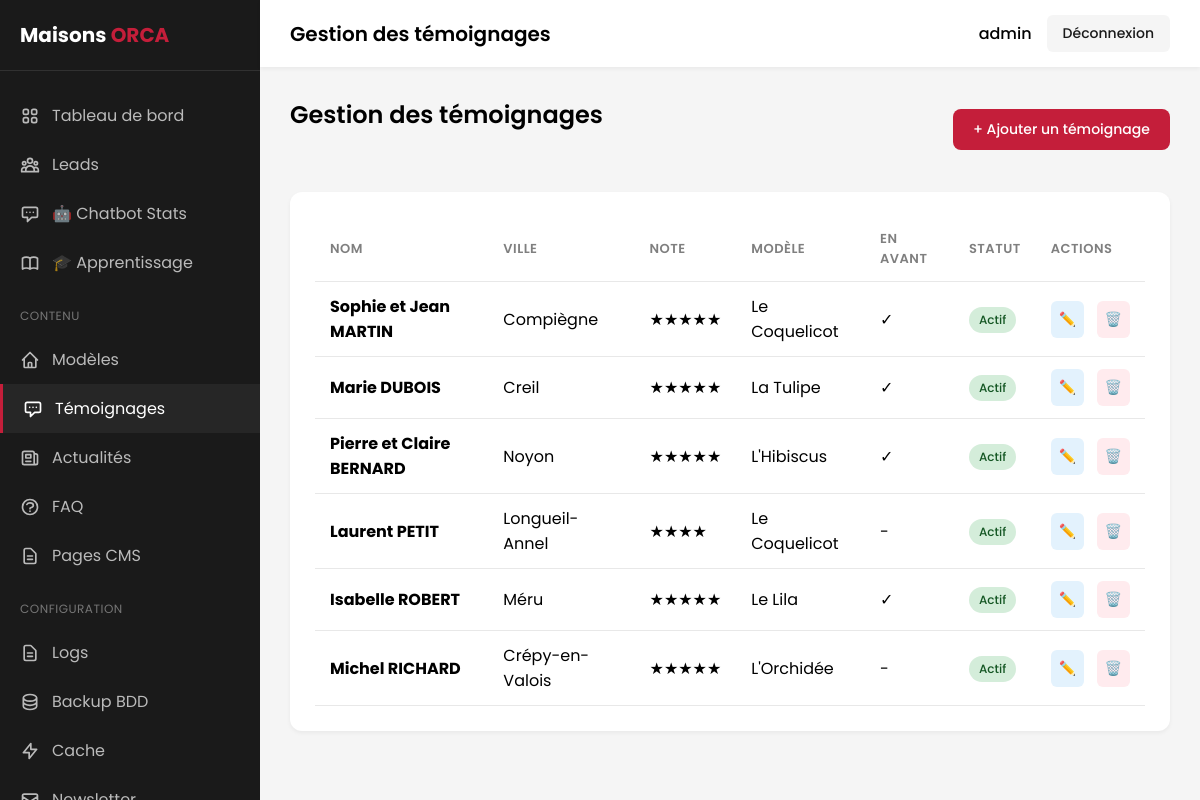
/admin/temoignages.php (signed in), run on the app's committed database.
### tables this page shows
CREATE TABLE temoignages (
    id INT PRIMARY KEY AUTO_INCREMENT,
    nom VARCHAR(100) NOT NULL,
    prenom VARCHAR(100),
    ville VARCHAR(100),
    departement VARCHAR(10),
    modele_id INT,
    note INT DEFAULT 5,
    temoignage TEXT NOT NULL,
    photo VARCHAR(255),
    is_active BOOLEAN DEFAULT TRUE,
    is_featured BOOLEAN DEFAULT FALSE,
    created_at TIMESTAMP DEFAULT CURRENT_TIMESTAMP,
    FOREIGN KEY (modele_id) REFERENCES modeles(id) ON DELETE SET NULL
);

CREATE TABLE modeles (
    id INT PRIMARY KEY AUTO_INCREMENT,
    nom VARCHAR(100) NOT NULL,
    slug VARCHAR(100) NOT NULL UNIQUE,
    slogan VARCHAR(255),
    description TEXT,
    points_forts TEXT,
    surface_habitable DECIMAL(6,2),
    surface_terrain_min DECIMAL(6,2),
    nb_chambres INT,
    nb_salles_bain INT,
    nb_etages ENUM('plain-pied', '1-etage', '2-etages') DEFAULT 'plain-pied',
    style ENUM('traditionnel', 'contemporain', 'moderne') DEFAULT 'traditionnel',
    prix_base DECIMAL(10,2),
    prix_afficher VARCHAR(50),
    chambre_rdc BOOLEAN DEFAULT FALSE,
    garage BOOLEAN DEFAULT TRUE,
    terrasse BOOLEAN DEFAULT FALSE,
    is_active BOOLEAN DEFAULT TRUE,
    is_promo BOOLEAN DEFAULT FALSE,
    ordre_affichage INT DEFAULT 0,
    image_principale VARCHAR(255),
    images_galerie JSON,
    plan_pdf VARCHAR(255),
    meta_title VARCHAR(150),
    meta_description TEXT,
    created_at TIMESTAMP DEFAULT CURRENT_TIMESTAMP,
    updated_at TIMESTAMP DEFAULT CURRENT_TIMESTAMP ON UPDATE CURRENT_TIMESTAMP
);

### admin/temoignages.php (the view, shortened to what this page needs)
<?php
require_once '../includes/config.php';
$temoignages = $pdo->query("SELECT t.*, m.nom as modele_nom FROM temoignages t LEFT JOIN modeles m ON t.modele_id = m.id ORDER BY t.created_at DESC")->fetchAll();
include 'includes/admin-header.php';
?>
<div class="admin-content">
    <div style="display: flex; justify-content: space-between; align-items: center; margin-bottom: 30px;">
        <h1 class="admin-title">Gestion des témoignages</h1>
        <a href="temoignage-edit.php" class="btn btn-primary">+ Ajouter un témoignage</a>
    </div>
    <div class="admin-section">
        <table class="admin-table">
            <thead>
                <tr>
                    <th>Nom</th>
                    <th>Ville</th>
                    <th>Note</th>
                    <th>Modèle</th>
                    <th>En avant</th>
                    <th>Statut</th>
                    <th>Actions</th>
                </tr>
            </thead>
            <tbody>
                <?php foreach ($temoignages as $t): ?>
                <tr>
                    <td><strong><?php echo htmlspecialchars($t['prenom'] . ' ' . $t['nom']); ?></strong></td>
                    <td><?php echo htmlspecialchars($t['ville']); ?></td>
                    <td><?php echo str_repeat('★', $t['note']); ?></td>
                    <td><?php echo $t['modele_nom'] ?? '-'; ?></td>
                    <td><?php echo $t['is_featured'] ? '✓' : '-'; ?></td>
                    <td>
                        <?php if ($t['is_active']): ?>
                        <span class="badge badge-success">Actif</span>
                        <?php else: ?>
                        <span class="badge badge-error">Inactif</span>
                        <?php endif; ?>
                    </td>
                    <td class="actions-cell">
                        <a href="temoignage-edit.php?id=<?php echo $t['id']; ?>" class="btn-icon" title="Modifier" style="background: #e3f2fd; color: #1976d2;">✏️</a>
                        <a href="temoignage-delete.php?id=<?php echo $t['id']; ?>" class="btn-icon" title="Supprimer" style="background: #ffebee; color: #c62828;" onclick="return confirm('Êtes-vous sûr de vouloir supprimer ce témoignage ? Cette action est irréversible.');">🗑️</a>
                    </td>
                </tr>
                <?php endforeach; ?>
            </tbody>
        </table>
    </div>
</div>
<?php include 'includes/admin-footer.php'; ?>

### admin/includes/admin-header.php (style rules this page uses)
:root { --color-primary: #C41E3A; --color-primary-dark: #9A1830; --color-dark: #1A1A1A; --color-gray: #7F7F7F; --color-gray-light: #E8E8E8; --color-gray-lighter: #F5F5F5; --color-white: #FFFFFF; --color-success: #27AE60; --color-warning: #F39C12; --color-error: #E74C3C; }
* { box-sizing: border-box; margin: 0; padding: 0; }
body { font-family: 'Poppins', sans-serif; background: var(--color-gray-lighter); min-height: 100vh; }
.admin-content { padding: 30px; }
.admin-title { font-size: 24px; font-weight: 600; margin-bottom: 30px; }
.admin-section { background: var(--color-white); border-radius: 12px; padding: 25px; margin-bottom: 30px; box-shadow: 0 2px 4px rgba(0,0,0,0.05); }
.btn { display: inline-flex; align-items: center; gap: 8px; padding: 10px 20px; border-radius: 8px; font-size: 14px; font-weight: 500; text-decoration: none; cursor: pointer; border: none; transition: all 0.2s; }
.btn-primary { background: var(--color-primary); color: var(--color-white); }
.btn-icon { padding: 8px; border-radius: 6px; font-size: 14px; text-decoration: none; display: inline-flex; align-items: center; justify-content: center; transition: all 0.2s; }
.actions-cell { white-space: nowrap; width: 1%; }
.actions-cell .btn-icon + .btn-icon { margin-left: 8px; }
.admin-table { width: 100%; border-collapse: collapse; }
.admin-table th, .admin-table td { padding: 12px 15px; text-align: left; border-bottom: 1px solid var(--color-gray-light); }
.admin-table th { font-weight: 600; color: var(--color-gray); font-size: 13px; text-transform: uppercase; letter-spacing: 0.5px; }
.badge { display: inline-block; padding: 4px 10px; border-radius: 20px; font-size: 12px; font-weight: 500; }
.badge-success { background: #D4EDDA; color: #155724; }

### data on the page
temoignages: prenom+nom "Sophie et Jean MARTIN", ville "Compiègne", note "★★★★★", modele.nom "Le Coquelicot", is_active "Actif"
temoignages: prenom+nom "Marie DUBOIS", ville "Creil", note "★★★★★", modele.nom "La Tulipe", is_active "Actif"
temoignages: prenom+nom "Pierre et Claire BERNARD", ville "Noyon", note "★★★★★", modele.nom "L'Hibiscus", is_active "Actif"
temoignages: prenom+nom "Laurent PETIT", ville "Longueil-Annel", note "★★★★", modele.nom "Le Coquelicot", is_active "Actif"
temoignages: prenom+nom "Isabelle ROBERT", ville "Méru", note "★★★★★", modele.nom "Le Lila", is_active "Actif"
temoignages: prenom+nom "Michel RICHARD", ville "Crépy-en-Valois", note "★★★★★", modele.nom "L'Orchidée", is_active "Actif"

### other printed values
$page_title "Gestion des témoignages"
$_SESSION['admin_username'] "admin"
